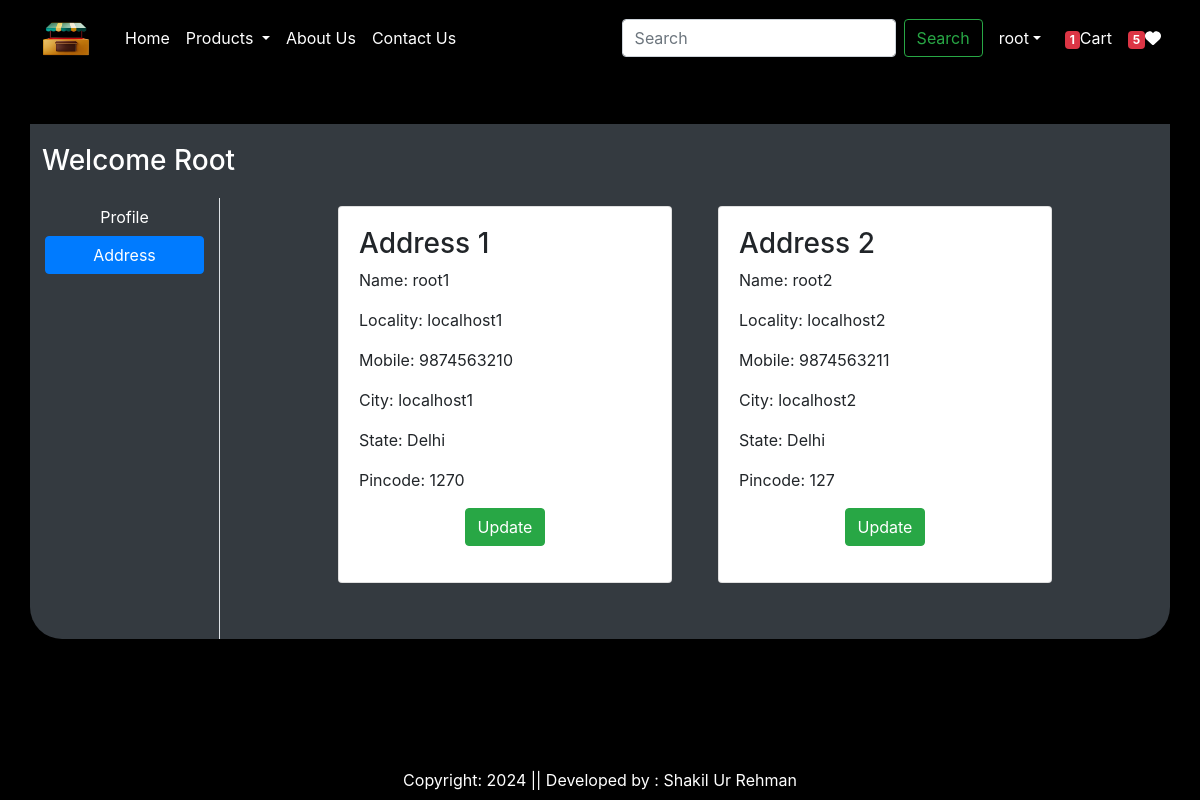
The page /address/ (signed in) on the database its author committed.
### app/models.py (models this page shows, shortened)
class Customer(models.Model):
    user = models.ForeignKey(User, on_delete=models.CASCADE)
    name = models.CharField(max_length=200)
    locality = models.CharField(max_length=200)
    city= models.CharField(max_length=50)
    mobile = models.IntegerField(default=0)
    zipcode = models.IntegerField()
    state = models.CharField(choices=STATE_CHOICES, max_length=100)

### app/views.py (the view)
# urls.py: path('address/',views.address, name='address'),
@login_required
def address(request):
    totalitem=0
    wishitem=0
    if request.user.is_authenticated:
        totalitem=len(Cart.objects.filter(user=request.user))
        wishitem=len(Wishlist.objects.filter(user=request.user))
    add = Customer.objects.filter(user=request.user)
    return render(request,'app/address.html',locals())

### app/templates/app/address.html (shortened to what this page needs)
{% extends "app/base.html" %}
{% load static %}
{% block main-content %}
<div class="container my-5 text-white">
    <div class="row bg-dark rounded-5 rounded-top-0">
        <h3 style="margin-top: 20px; margin-bottom: 20px; ">Welcome <span class="text-capitalize">{{request.user}}</h3>
        <div class="col-sm-2 border-end ">
            <ul class="list-unstyled">
                <li class="d-grid"><a href="{% url 'profile' %}" class="btn text-white">Profile</a></li>
                <li class="d-grid"><a href="{% url 'address' %}" class="btn btn-primary">Address</a></li>
            </ul>
        </div>
        <div class="col-sm-8 offset-sm-1">
            <div class="row ">
                {% for ad in add %}
                <div class="col-sm-6">
                    <div class="card m-2">
                        <div class="card-body">
                            <h3>Address {{forloop.counter}}</h3>
                            <p>Name: {{ad.name}}</p>
                            <p>Locality: {{ad.locality}}</p>
                            <p>Mobile: {{ad.mobile}}</p>
                            <p>City: {{ad.city}}</p>
                            <p>State: {{ad.state}}</p>
                            <p>Pincode: {{ad.zipcode}}</p>
                            <p class="text-center"><a href="{% url 'updateAddress' pk=ad.id %}"
                            type="button" class="btn btn-success">Update</a></p>
                        </div>
                    </div>
                </div>
                {% endfor %}
            </div>
            <br><br>
        </div>
    </div>
</div>
<br><br><br>
{% endblock main-content %}

### app/templates/app/base.html (shortened to what this page needs)
{% load static %}
<!DOCTYPE html>
<html lang="en">
<head>
    <link href="https://cdn.jsdelivr.net/npm/bootstrap@5.3.3/dist/css/bootstrap.min.css" rel="stylesheet">
    <link rel="stylesheet" href="{% static 'app/css/all.min.css'%}" />
    <link rel="stylesheet" href="{% static 'app/css/owl.carousel.min.css'%}" />
    <link href="https://stackpath.bootstrapcdn.com/bootstrap/4.5.2/css/bootstrap.min.css" rel="stylesheet">
    <link rel="stylesheet" href="{% static 'app/css/style.css' %}" />
  </head>
<body>
    <nav class="navbar navbar-expand-lg navbar-dark bg-black">
        <div class="container-fluid">
          <a class="navbar-brand" href="#">
            <img src="{% static "app/images/logo.png" %}" width="70" height="50" />
          </a>
          <div class="collapse navbar-collapse" id="navbarSupportedContent">
            <ul class="navbar-nav me-auto mb-2 mb-lg-0">
              {% if request.user.is_authenticated %}
              <li class="nav-item">
                <a class="nav-link active" aria-current="page" href="/">Home</a>
              </li>
              <li class="nav-item dropdown">
                <a class="nav-link dropdown-toggle text-white" href="#" role="button" data-bs-toggle="dropdown" aria-expanded="false">
                  Products
                </a>
              </li>
              <li class="nav-item">
                <a class="nav-link text-white" href="{% url 'about' %}">About Us</a>
              </li>
              <li class="nav-item">
                <a class="nav-link text-white" href="{% url 'contact' %}">Contact Us</a>
              </li>
            </ul>
            <form class="d-flex" role="search" action="/search">
              <input class="form-control me-2" type="search" placeholder="Search" name="search" aria-label="Search">
              <button class="btn btn-outline-success" type="submit">Search</button>
            </form>
          </div>
          <ul class="navbar-nav me-auto mb-2 mb-lg-0">
            <li class="nav-item dropdown mx-2">
              <a class="nav-link dropdown-toggle text-white" href="#" id="profileDropDown" role="button" data-bs-toggle="dropdown" aria-expanded="false">{{ request.user.username }}</a>
            </li>
            <li class="nav-item max-2">
              <a href="{% url 'showcart' %}" class="nav-link text-white"><span class="badge bg-danger">{% if totalitem > 0 %}{{totalitem}}{% endif %}</span>Cart</a>
            </li>
            <li class="nav-item max-2">
              <a href="#" class="nav-link text-white"><span class="badge bg-danger">{% if wishitem > 0 %} {{wishitem}} {% endif %}</span><i class="fa fa-heart"></i></a>
            </li>
            {% endif %}
          </ul>
        </div>
      </nav>
    {% block main-content %}{% endblock main-content %}
    <footer class="container-fluid fixed-bottom bg-black text-center p-2 mt-5 text-white">
        Copyright: 2024 || Developed by : Shakil Ur Rehman
    </footer>
</body>
</html>

### app/static/app/css/style.css (style rules this page uses)
body { background-color: black; }
.row { display: flex; flex-wrap: wrap; }

### rows shown on the page
Customer: name "root1", locality "localhost1", mobile "9874563210", city "localhost1", state "Delhi", zipcode "1270"
Customer: name "root2", locality "localhost2", mobile "9874563211", city "localhost2", state "Delhi", zipcode "127"

### other values the page prints
{{ request.user.username }} "root"
{{ totalitem }} "1"
{{ wishitem }} "5"
{{ request.user }} "Root"
